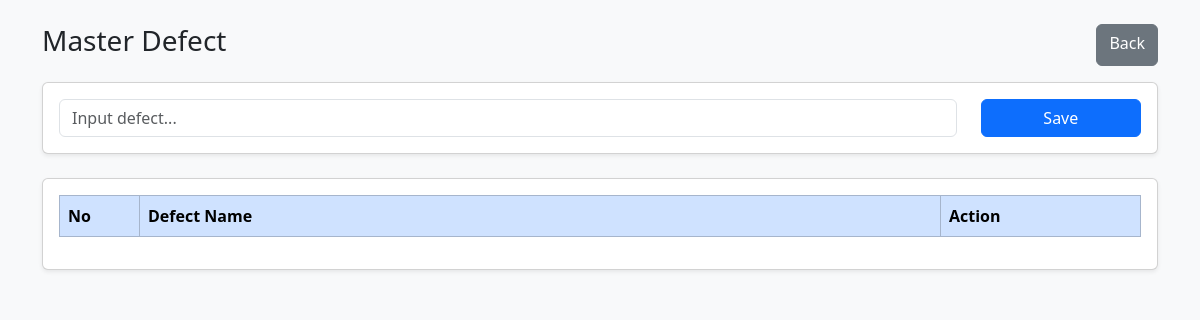
Before: /page/leader/defect/index.php (signed in) with the older database file.
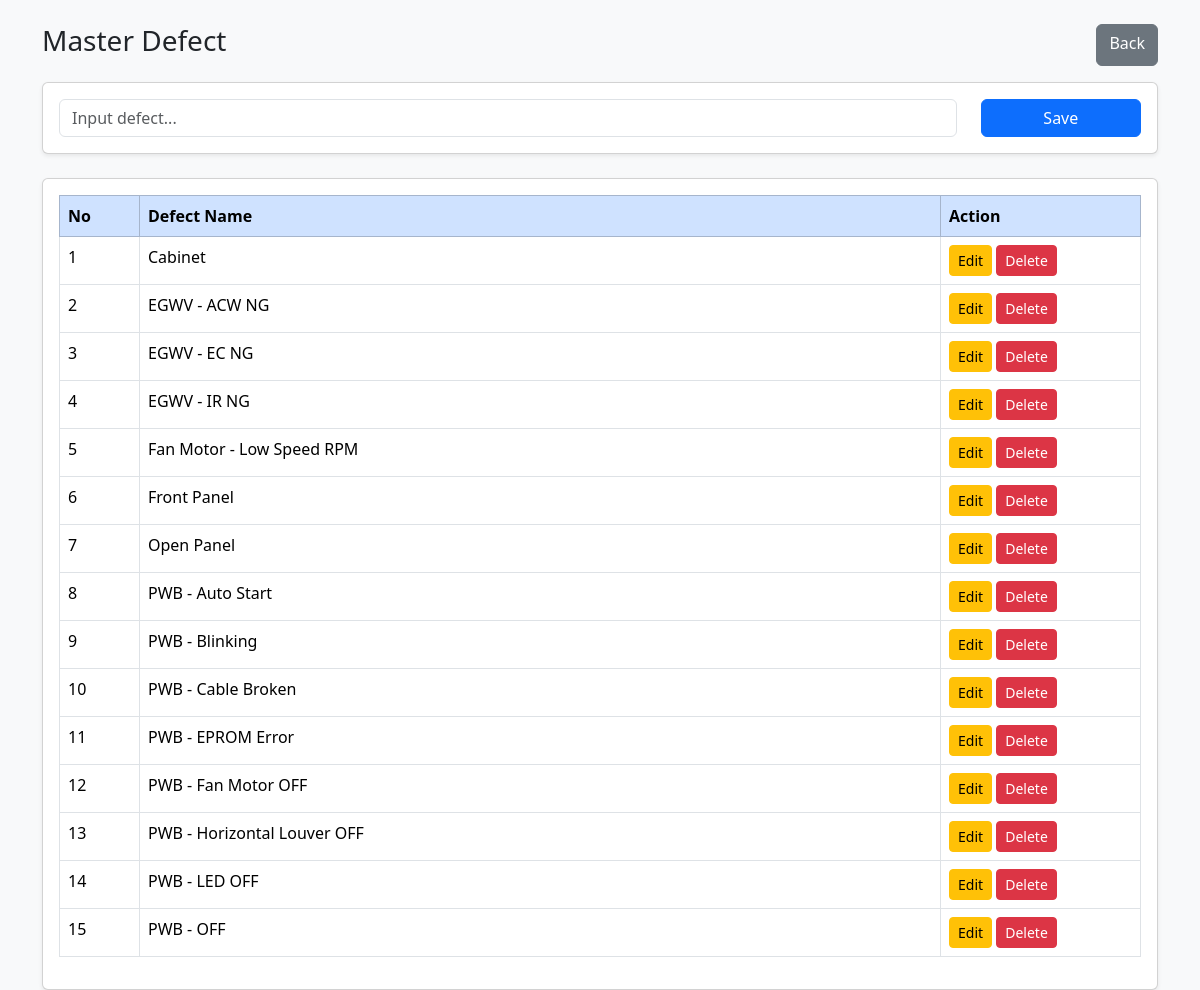
After: the same page with the newer database file.
### tables this page shows
CREATE TABLE `defect_master` (
  `defect_id` int(11) NOT NULL,
  `defect_name` varchar(100) NOT NULL,
  `area` enum('IDU','ODU') NOT NULL,
  `created_at` datetime DEFAULT current_timestamp()
);

### page/leader/defect/index.php (the view, shortened to what this page needs)
<?php
require '../../../conn.php';
$table = "defect_master";
$field = "defect_name";
$area = $_SESSION['area'];
$data = mysqli_query(
    $conn,
    "SELECT * FROM $table WHERE area='$area'
     ORDER BY defect_name ASC"
);
?>
<!doctype html>
<html lang="en">
<head>
    <link href="https://cdn.jsdelivr.net/npm/bootstrap@5.3.3/dist/css/bootstrap.min.css" rel="stylesheet">
</head>
<body class="bg-light">
    <div class="container mt-4">
        <div class="d-flex justify-content-between mb-3">
            <h3>Master Defect</h3>
            <a href="../index.php" class="btn btn-secondary">
                Back
            </a>
        </div>
        <div class="card shadow-sm mb-4">
            <div class="card-body">
                <form method="POST">
                    <div class="row">
                        <div class="col-md-10">
                            <input type="text"
                                name="name"
                                class="form-control"
                                placeholder="Input defect..."
                                required>
                        </div>
                        <div class="col-md-2 d-grid">
                            <button type="submit"
                                name="btn_save"
                                class="btn btn-primary">
                                Save
                            </button>
                        </div>
                    </div>
                </form>
            </div>
        </div>
        <div class="card shadow-sm">
            <div class="card-body table-responsive">
                <table class="table table-bordered">
                    <thead class="table-primary">
                        <tr>
                            <th width="80">No</th>
                            <th>Defect Name</th>
                            <th width="200">Action</th>
                        </tr>
                    </thead>
                    <tbody>
                        <?php
                        $no = 1;
                        while ($row = mysqli_fetch_assoc($data)) :
                        ?>
                            <tr>
                                <td><?= $no++; ?></td>
                                <td><?= $row[$field]; ?></td>
                                <td>
                                    <button class="btn btn-warning btn-sm"
                                        data-bs-toggle="modal"
                                        data-bs-target="#edit<?= $row['defect_id']; ?>">
                                        Edit
                                    </button>
                                    <a href="?delete=<?= $row['defect_id']; ?>"
                                        class="btn btn-danger btn-sm"
                                        onclick="return confirm('Hapus data?')">
                                        Delete
                                    </a>
                                </td>
                            </tr>
                        <?php endwhile; ?>
                    </tbody>
                </table>
            </div>
        </div>
    </div>
</body>
</html>

Changed rows visible on the page:
added defect_master: defect_name "Cabinet"
added defect_master: defect_name "EGWV - ACW NG"
added defect_master: defect_name "EGWV - EC NG"
added defect_master: defect_name "EGWV - IR NG"
added defect_master: defect_name "Fan Motor - Low Speed RPM"
added defect_master: defect_name "Front Panel"
added defect_master: defect_name "Open Panel"
added defect_master: defect_name "PWB - Auto Start"
added defect_master: defect_name "PWB - Blinking"
added defect_master: defect_name "PWB - Cable Broken"
added defect_master: defect_name "PWB - EPROM Error"
added defect_master: defect_name "PWB - Fan Motor OFF"
added defect_master: defect_name "PWB - Horizontal Louver OFF"
added defect_master: defect_name "PWB - LED OFF"
added defect_master: defect_name "PWB - OFF"
